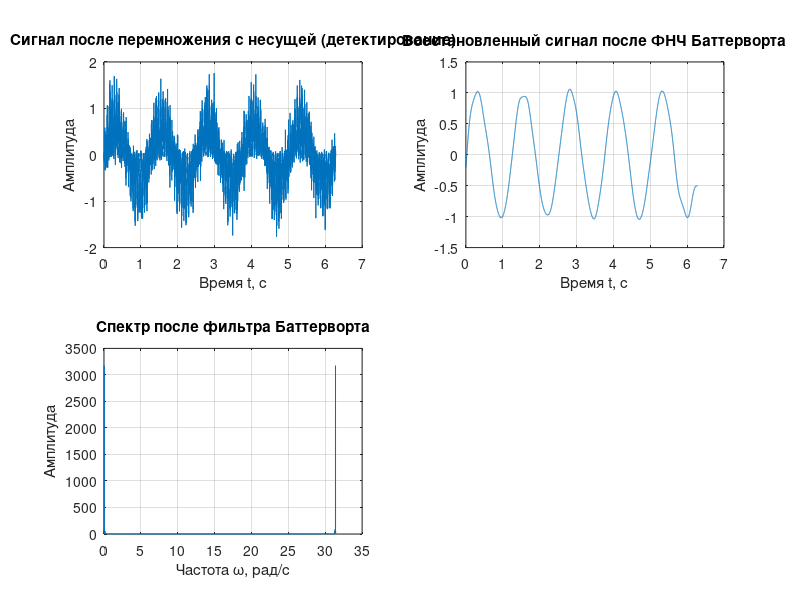
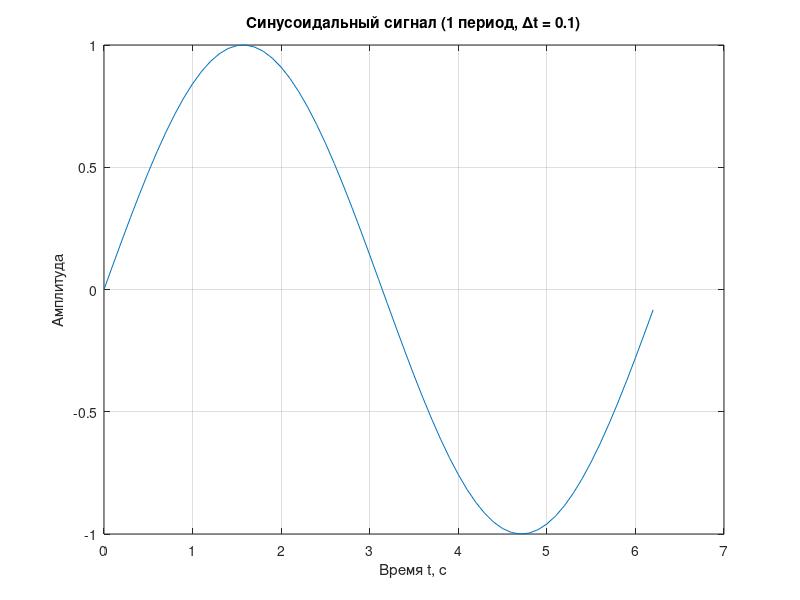
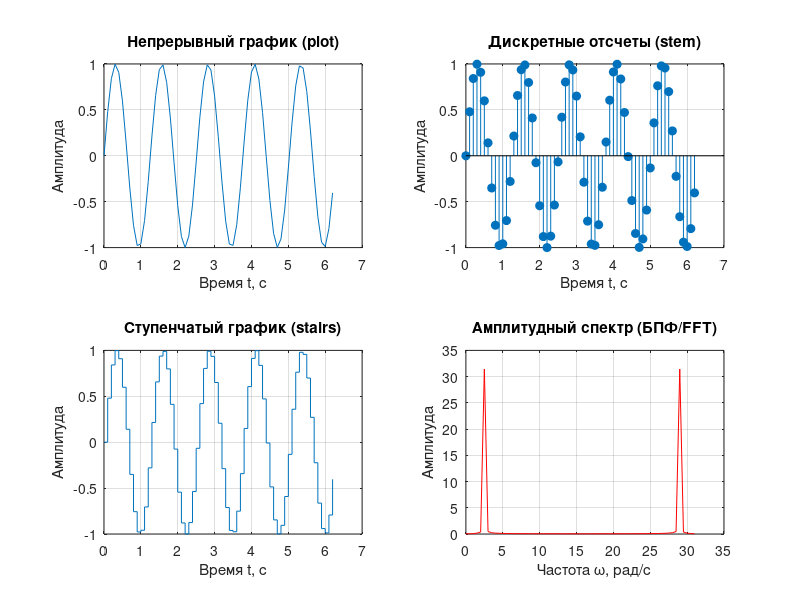
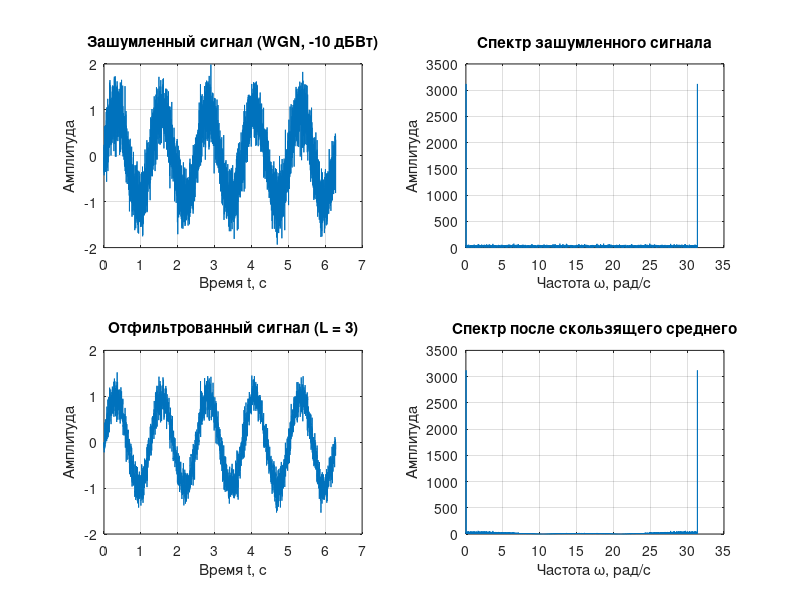

MATLAB code to generate these figures, in order:
%% Часть Гармонический сигнал (1 период)
clear all;
close all;
SS = 0.1;
samples = 0:SS:2*pi;
y = sin(samples);

figure('Name', 'Часть 1: Однопериодная синусоида');
plot(samples, y);
xlabel('Время t, с');
ylabel('Амплитуда');
title('Синусоидальный сигнал (1 период, \Deltat = 0.1)');
grid on;

%% Части 2-4. Сигнал с повышенной частотой f и его спектр
f = 5;
samples = 0:SS:2*pi;
y = sin(f * samples);

figure('Name', 'Части 2-4: Сигнал частоты f и формы отображения');
subplot(2, 2, 1);
plot(samples, y);
xlabel('Время t, с');
ylabel('Амплитуда');
title('Непрерывный график (plot)');
grid on;

subplot(2, 2, 2);
stem(samples, y, 'filled');
xlabel('Время t, с');
ylabel('Амплитуда');
title('Дискретные отсчеты (stem)');
grid on;

subplot(2, 2, 3);
stairs(samples, y);
xlabel('Время t, с');
ylabel('Амплитуда');
title('Ступенчатый график (stairs)');
grid on;

freqs = f * samples;
spectrum = abs(fft(y));
subplot(2, 2, 4);
plot(freqs, spectrum, 'r');
xlabel('Частота \omega, рад/с');
ylabel('Амплитуда');
title('Амплитудный спектр (БПФ/FFT)');
grid on;

%% Части 5-8. Зашумленный сигнал и фильтр скользящего среднего
samples = 0:0.001:2*pi;
freqs = f * samples;
y = sin(f * samples);
noise = wgn(1, length(samples), -10);
signal = y + noise;

figure('Name', 'Части 5-8: Шум и фильтрация скользящим средним');
subplot(2, 2, 1);
plot(samples, signal);
xlabel('Время t, с');
ylabel('Амплитуда');
title('Зашумленный сигнал (WGN, -10 дБВт)');
grid on;

spectrum2 = abs(fft(signal));
subplot(2, 2, 2);
plot(freqs, spectrum2);
xlabel('Частота \omega, рад/с');
ylabel('Амплитуда');
title('Спектр зашумленного сигнала');
grid on;

Len = 3;
a = 1;
b = (1 / Len) * ones(1, Len);
filtered = filter(b, a, signal);

subplot(2, 2, 3);
plot(samples, filtered);
xlabel('Время t, с');
ylabel('Амплитуда');
title(sprintf('Отфильтрованный сигнал (L = %d)', Len));
grid on;

spectrum3 = abs(fft(filtered));
subplot(2, 2, 4);
plot(freqs, spectrum3);
xlabel('Частота \omega, рад/с');
ylabel('Амплитуда');
title('Спектр после скользящего среднего');
grid on;

%% Часть 9. Перенос сигнала на несущую частоту (модуляция)
carry = sin(10 * f * samples);
carried = y .* carry;

figure('Name', 'Часть 9: Модуляция на несущую частоту');
plot(samples, carried, 'Color', [0.2 0.4 0.8]);
hold on;
plot(samples, y, 'r');
xlabel('Время t, с');
ylabel('Амплитуда');
title('Перенос сигнала на несущую (10f = 50)');
legend('Модулированный сигнал', 'Исходный информационный сигнал');
grid on;

%% Части 10-11. Канал связи с шумом для модулированного сигнала
noised_carried = carried + noise;

figure('Name', 'Части 10-11: Модулированный сигнал в канале с шумом');
subplot(2, 1, 1);
plot(samples, noised_carried);
xlabel('Время t, с');
ylabel('Амплитуда');
title('Модулированный сигнал с аддитивным шумом');
grid on;

spectrum4 = abs(fft(noised_carried));
subplot(2, 1, 2);
plot(freqs, spectrum4);
xlabel('Частота \omega, рад/с');
ylabel('Амплитуда');
title('Спектр модулированного сигнала с шумом');
grid on;

%% Части 12-13. Демодуляция и фильтрация Баттерворта
NoCarry = noised_carried .* carry;

figure('Name', 'Части 12-13: Демодуляция и фильтрация Баттерворта');
subplot(2, 2, 1);
plot(samples, NoCarry);
xlabel('Время t, с');
ylabel('Амплитуда');
title('Сигнал после перемножения с несущей (детектирование)');
grid on;

[b_butter, a_butter] = butter(4, 0.008, 'low');
FillNoCar = 2 * filtfilt(b_butter, a_butter, NoCarry);

subplot(2, 2, 2);
plot(samples, FillNoCar);
xlabel('Время t, с');
ylabel('Амплитуда');
title('Восстановленный сигнал после ФНЧ Баттерворта');
grid on;


subplot(2,2,3);
spectrum5 = abs(fft(FillNoCar));
plot(freqs,spectrum5);
xlabel('Частота \omega, рад/с');
ylabel('Амплитуда');
title('Спектр после фильтра Баттерворта');
grid on;


exportgraphics(gcf, 'graphic_lab2.jpg');
